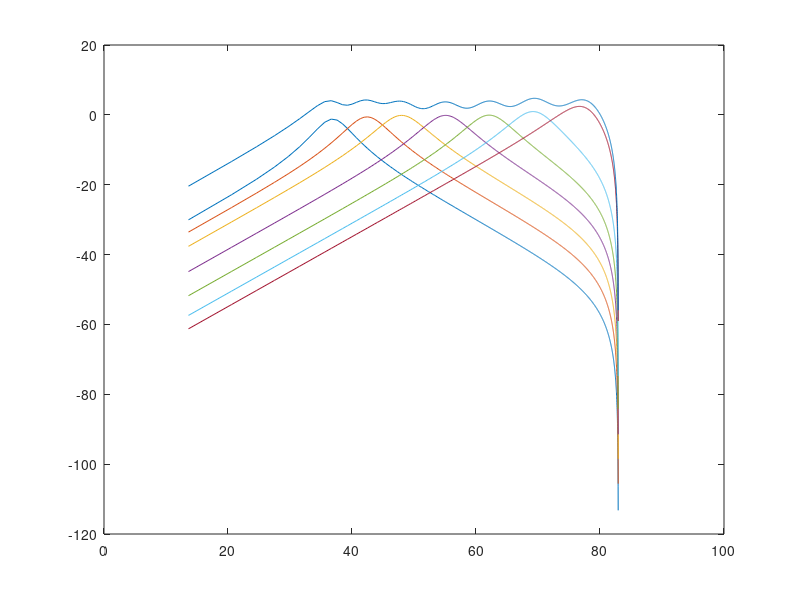

Reproduce this figure in MATLAB.
A = [1024 -2029 1006;
    1024 -2009 988;
    1024 -1970 955;
    1024 -1878 890;
    1024 -1660 772;
    1024 -1115 569;
    1024 141 239];
B = [1024 0 -1024;
    1024 0 -1024;
    1024 0 -1024;
    1024 0 -1024;
    1024 0 -1024;
    1024 0 -1024;
    1024 0 -1024;];

A = A./1024;
B = B./1024;
G = [8, 17, 34, 66, 125, 250, 500, 1000, 2000];
G = G./1024;

lim = [180 180 180 120 90 60 30];


Hgen = zeros(1024,1)

for i = 1:7,
    Bi = B(i,:);
    Ai = A(i,:);
    [H,W] = freqz(Bi,Ai,1024,8000);
    H = G(i)*H;
    Hgen = Hgen + H;
    H = 10*log(H);
    W = 10*log(W);
    plot(W,H);
    hold all;
end
plot(W,10*log(Hgen))

